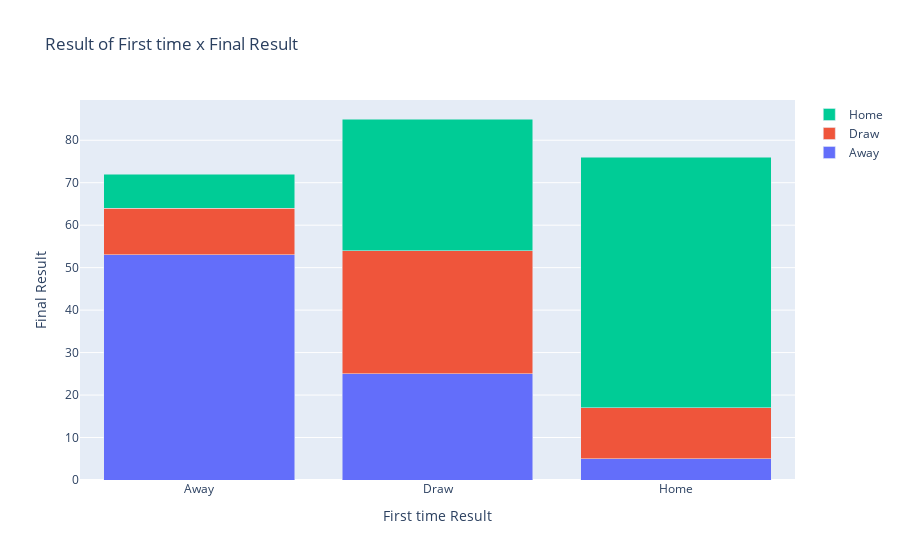

Notebook cell for this chart:
### Code cell
fig = go.Figure(go.Bar(x=df_aux['1half_result'], y=df_aux['Away'], name='Away'))
fig.add_trace(go.Bar(x=df_aux['1half_result'], y=df_aux['Draw'], name='Draw'))
fig.add_trace(go.Bar(x=df_aux['1half_result'], y=df_aux['Home'], name='Home'))
fig.update_layout(title='Result of First time x Final Result',barmode='stack', xaxis={'categoryorder':'array'},
                 yaxis_title='Final Result', xaxis_title='First time Result')
fig.show()

### Figure 1 — Plotly figure (JSON) as saved in the notebook; plotly's stock layout.template omitted (floating-point values rounded to 4 significant figures)
{"data": [{"name": "Away", "type": "bar", "x": ["Away", "Draw", "Home"], "y": [53, 25, 5]}, {"name": "Draw", "type": "bar", "x": ["Away", "Draw", "Home"], "y": [11, 29, 12]}, {"name": "Home", "type": "bar", "x": ["Away", "Draw", "Home"], "y": [8, 31, 59]}], "layout": {"barmode": "stack", "title": {"text": "Result of First time x Final Result"}, "xaxis": {"categoryorder": "array", "title": {"text": "First time Result"}}, "yaxis": {"title": {"text": "Final Result"}}}}
